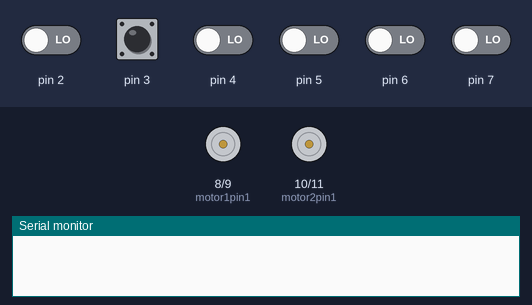
This sketch was run on a simulated Arduino Uno, built with avr-gcc and run on an emulated ATmega328P. On the bench: motor-driver pin pairs drawn as motors (green arrow = first pin HIGH = forward, orange = second pin HIGH = backward, longer = more drive), the last lines printed to the serial monitor. The inputs (shaded band) are chosen by the test bench; at power-on: pin 2–7 LOW.

Above: at 1.2 s.
1.3 s: pin 3 pulsed HIGH 2 times (0.12 s each, 0.3 s apart)
At 6.7 s:
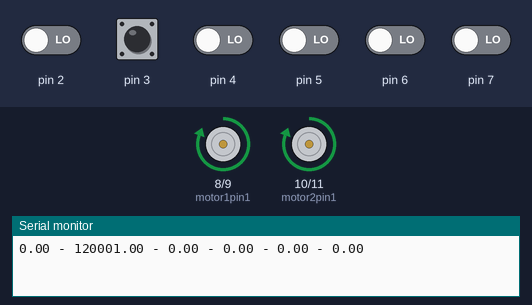
At 12.66 s:
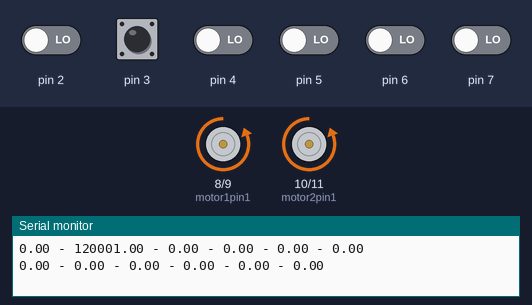
Timing chart, 0 to 12.9 s (numbered marks = the images above; inputs shaded):
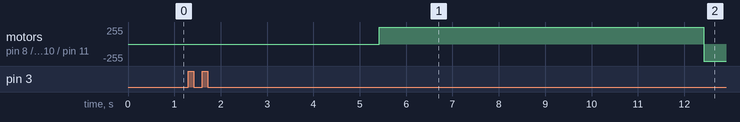

The sketch:

PWM_Receiver_and_without_speed_control.ino
```cpp
double channel[6];

int motor1pin1 = 8; // IN1
int motor1pin2 = 9; // IN2

int motor2pin1 = 10; // IN3
int motor2pin2 = 11; // IN4

int MotorPWM;

void setup() {
  pinMode(2, INPUT);
  pinMode(3, INPUT);
  pinMode(4, INPUT);
  pinMode(5, INPUT);
  pinMode(6, INPUT);
  pinMode(7, INPUT);
  Serial.begin(9600);

  pinMode(motor1pin1, OUTPUT);
  pinMode(motor1pin2, OUTPUT);
  pinMode(motor2pin1, OUTPUT);
  pinMode(motor2pin2, OUTPUT);
}

void loop() {
  channel[0] = pulseIn(2, HIGH);
  channel[1] = pulseIn(3, HIGH);
  channel[2] = pulseIn(4, HIGH);
  channel[3] = pulseIn(5, HIGH);
  channel[4] = pulseIn(6, HIGH);
  channel[5] = pulseIn(7, HIGH);

  Serial.print(channel[0]);
  Serial.print(" - ");
  Serial.print(channel[1]);
  Serial.print(" - ");
  Serial.print(channel[2]);
  Serial.print(" - ");
  Serial.print(channel[3]);
  Serial.print(" - ");
  Serial.print(channel[4]);
  Serial.print(" - ");
  Serial.println(channel[5]);

  if(channel[1] > 1550){
      digitalWrite(motor1pin1, HIGH);
      digitalWrite(motor1pin2, LOW);

      digitalWrite(motor2pin1, HIGH);
      digitalWrite(motor2pin2, LOW);
      delay(1000);
  }
  if(channel[1] < 1450){
      digitalWrite(motor1pin1, LOW);
      digitalWrite(motor1pin2, HIGH);

      digitalWrite(motor2pin1, LOW);
      digitalWrite(motor2pin2, HIGH);
      delay(1000);
  }

  if(channel[1] > 1450 && channel[1] < 1550){
      digitalWrite(motor1pin1, LOW);
      digitalWrite(motor1pin2, LOW);

      digitalWrite(motor2pin1, LOW);
      digitalWrite(motor2pin2, LOW);
      delay(1000);
  }

}
```

Measured:
- after the input at 1.3 s, motor on pin 8 (motor1pin1) / pin 9 (motor1pin2), motor on pin 10 (motor2pin1) / pin 11 (motor2pin2): stopped → forward 255/255 after 4.1 s, → backward 255/255 7.0 s later
